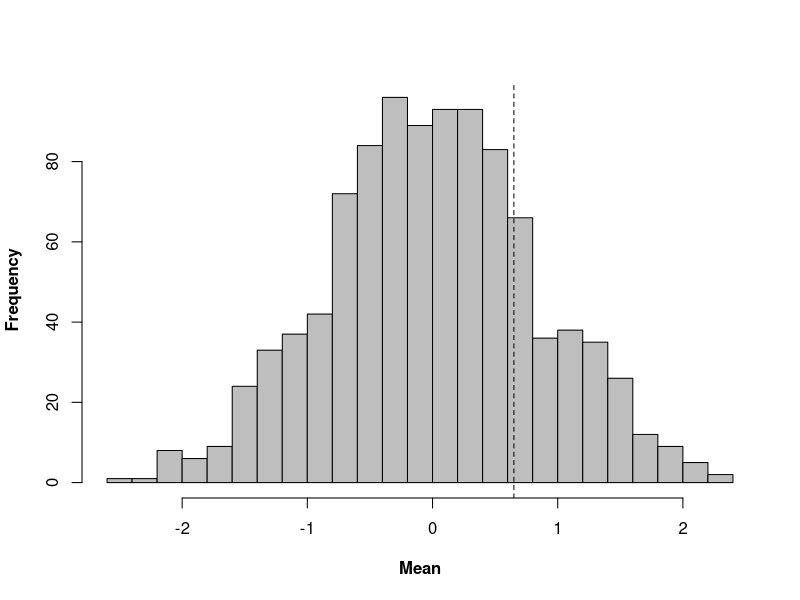
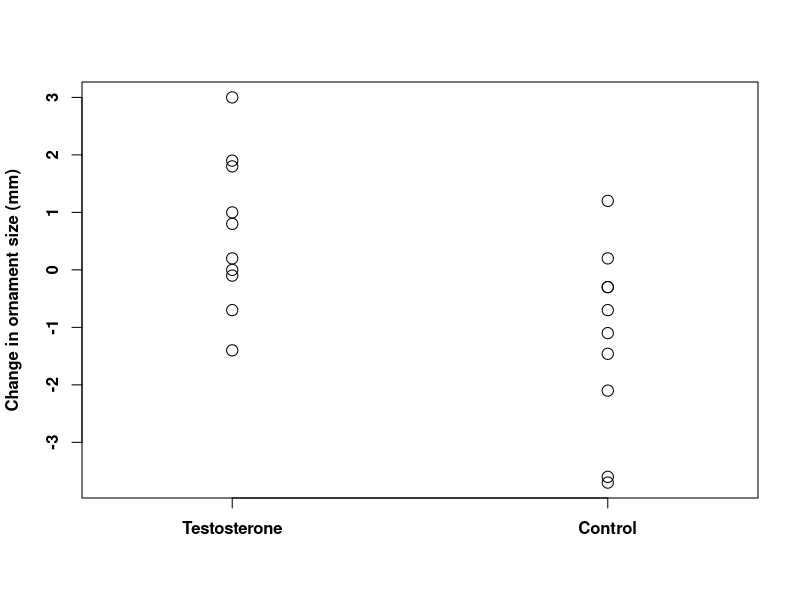
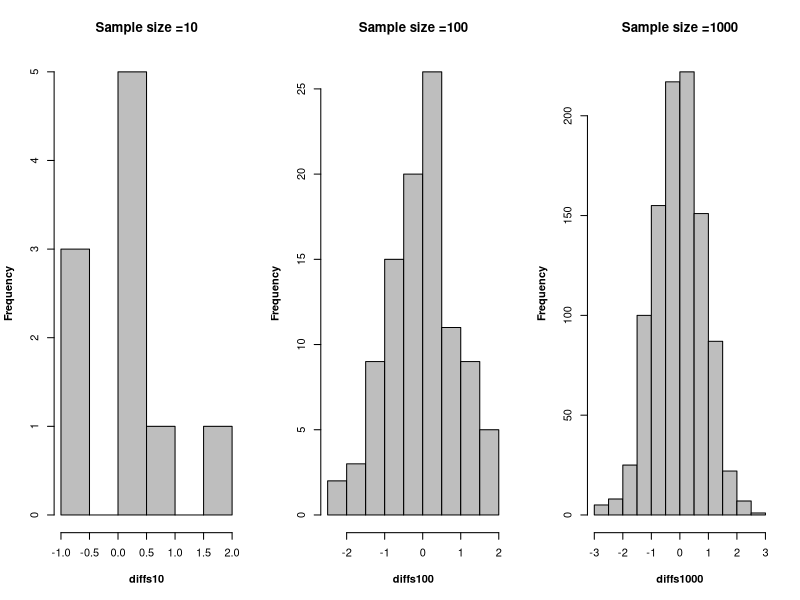
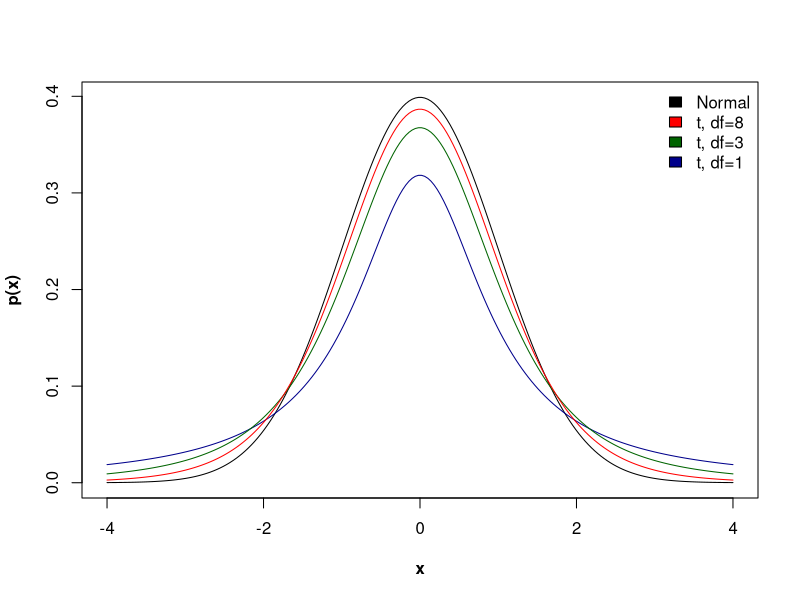
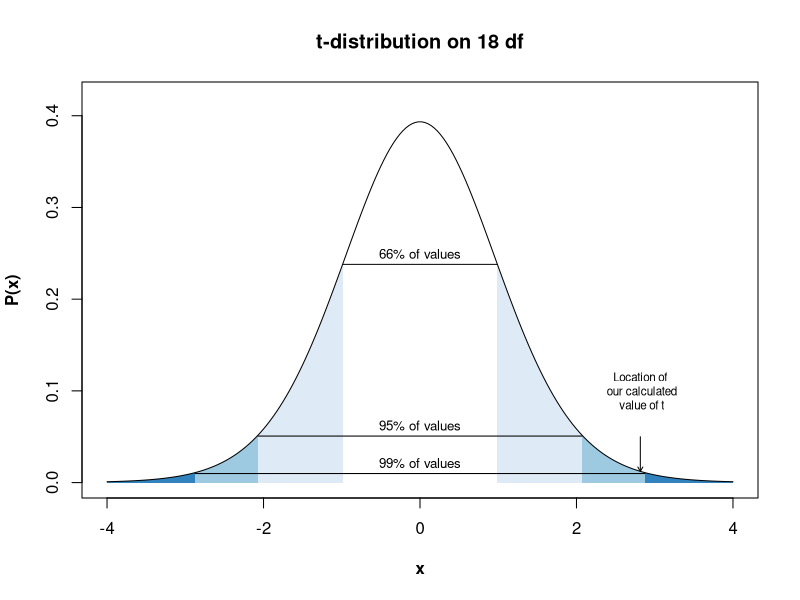

Here is the R script that generated these plots, in order:
## ---- chunk 1
knitr::opts_chunk$set(collapse = TRUE, warning = FALSE, message = FALSE, comment = NA)
## ---- chunk 2
# Sets number of sig. figs to display output to
options(digits = 5)   
## ---- chunk 3
patch.before <- c(12.3, 9.0, 11.5, 11.9, 14.2,
                  8.7, 10.5, 9.2, 12.9, 10.1)

patch.after <- c(12.3, 10.0, 10.8, 13.8, 14.1, 
                 10.5, 9.1, 12.2, 13.7, 10.3)
## ---- chunk 4
patch.diff <- patch.after - patch.before
patch.diff
## ---- chunk 5
mean(patch.diff)
## ---- chunk 6




set.seed = 1004
data1 <- replicate(1000, 
                   rnorm(10, 
                   mean(patch.before), 
                   sd(patch.before)))
data2 <- replicate(1000, 
                   rnorm(10, 
                   mean(patch.before), 
                   sd(patch.before)))


mean.differences10 <- apply(data1, 2, mean) - 
                   apply(data2, 2, mean)

hist(
  mean.differences10,
  breaks = 20,
  col = "grey",
  xlab = "Mean",
  main = "",
  font.lab = 2
)

abline(v = 0.65, lty = 2)
## ---- chunk 7
sum(mean.differences10>0.65)
## ---- chunk 8
patch.diff.control<-c(-0.7,-1.46,-0.3,-3.7,0.2,1.2,-3.6,-2.1,-0.3,-1.1)
## ---- chunk 9

stripchart(x=list(patch.diff,patch.diff.control),cex=1.5,ylab="Change in ornament size (mm)",pch= 1, vertical=TRUE,at=c(1.2,1.8),group.names=c("Testosterone","Control"),font.lab=2, font.axis=2)

## ---- chunk 10
mean.diff <- mean(patch.diff) - mean(patch.diff.control)
mean.diff
## ---- chunk 11
diffs10 <-
  apply(replicate(10, rnorm(10, 5, 2)), 2, mean) - apply(replicate(10, rnorm(10, 5, 2)), 2, mean)

diffs100 <-
  apply(replicate(100, rnorm(10, 5, 2)), 2, mean) - apply(replicate(100, rnorm(10, 5, 2)), 2, mean)

diffs1000 <-
  apply(replicate(1000, rnorm(10, 5, 2)), 2, mean) - apply(replicate(1000, rnorm(10, 5, 2)), 2, mean)
## ---- chunk 12

# Set plot area to have three figures side by side
par(mfrow = c(1, 3))

# Histogram of 10 random differences
hist(diffs10,
     col = 'grey',
     main = "Sample size =10",
     font.lab = 2)

# Histogram of 100 random differences
hist(diffs100,
     col = 'grey',
     main = "Sample size =100",
     font.lab = 2)

# Histogram of 1000 random differences
hist(diffs1000,
     col = 'grey',
     main = "Sample size =1000",
     font.lab = 2)

# Set plot area back to the default
par(mfrow = c(1, 1))
## ---- chunk 13
X1<-seq(-4,4,length=200)
Y1<-dnorm(X1)
Y2<-dt(X1,1)
Y3<-dt(X1,3)
Y4<-dt(X1,8)

plot(X1,Y1,xlab="x",ylab="p(x)",type="l", font.lab=2)
points(X1,Y2,col="darkblue",type="l")
points(X1,Y3,col="darkgreen",type="l")
points(X1,Y4,col="red",type="l")
legend("topright",legend=c("Normal","t, df=8","t, df=3","t, df=1"),fill=c("black","red","darkgreen","darkblue"),bty="n")
## ---- chunk 14
mean.diff.t <-
  mean.diff / sqrt((var(patch.diff) / 10) + 
                     (var(patch.diff.control) / 10))
mean.diff.t
## ---- chunk 15
X1<-seq(-4,4,length=200)
Y1<-dt(X1,18)
plot(X1,Y1,type="n",xlab="x",ylab="P(x)",ylim=c(0,0.42),main="t-distribution on 18 df", font.lab=2)

x0<-min(which(X1>=qt(0.005,18)))
x1<-min(which(X1>=qt(0.025,18)))
x2<-min(which(X1>=qt(0.1666,18)))
x3<-max(which(X1<=qt(0.8333,18)))
x4<-max(which(X1<=qt(0.975,18)))
x5<-max(which(X1<=qt(0.995,18)))

polygon(x=c(X1[c(1,1:x0,x0)]), y= c(0, Y1[1:x0], 0), col="#3182bd",border=NA)
polygon(x=c(X1[c(x0,x0:x1,x1)]), y= c(0, Y1[x0:x1], 0), col="#9ecae1",border=NA)
polygon(x=c(X1[c(x1,x1:x2,x2)]), y= c(0, Y1[x1:x2], 0), col="#deebf7",border=NA)
polygon(x=c(X1[c(x2,x2:x3,x3)]), y= c(0, Y1[x2:x3], 0), col="white",border=NA)
polygon(x=c(X1[c(x3,x3:x4,x4)]), y= c(0, Y1[x3:x4], 0), col="#deebf7",border=NA)
polygon(x=c(X1[c(x4,x4:x5,x5)]), y= c(0, Y1[x4:x5], 0), col="#9ecae1",border=NA)
polygon(x=c(X1[c(x5,x5:200,200)]), y= c(0, Y1[x5:200], 0), col="#3182bd",border=NA)

points(X1,Y1,type="l")

text(0,Y1[x2]+0.01,"66% of values",cex=0.8)
lines(c(X1[x2],X1[x3]),c(Y1[x2]-0.001,Y1[x3]-0.001))

text(0,Y1[x1]+0.01,"95% of values",cex=0.8)
lines(c(X1[x1],X1[x4]),c(Y1[x1]-0.001,Y1[x4]-0.001))

text(0,Y1[x0]+0.01,"99% of values",cex=0.8)
lines(c(X1[x0],X1[x5]),c(Y1[x0]-0.001,Y1[x5]-0.001))

arrows(2.816,0.05,2.816,dt(2.816,18),length=0.05)

text(2.816,0.1,"Location of\n our calculated\n value of t",cex=0.7)

## ---- chunk 16
2*(1-pt(2.81,18))
## ---- chunk 17
t.test(patch.diff.control, patch.diff)
